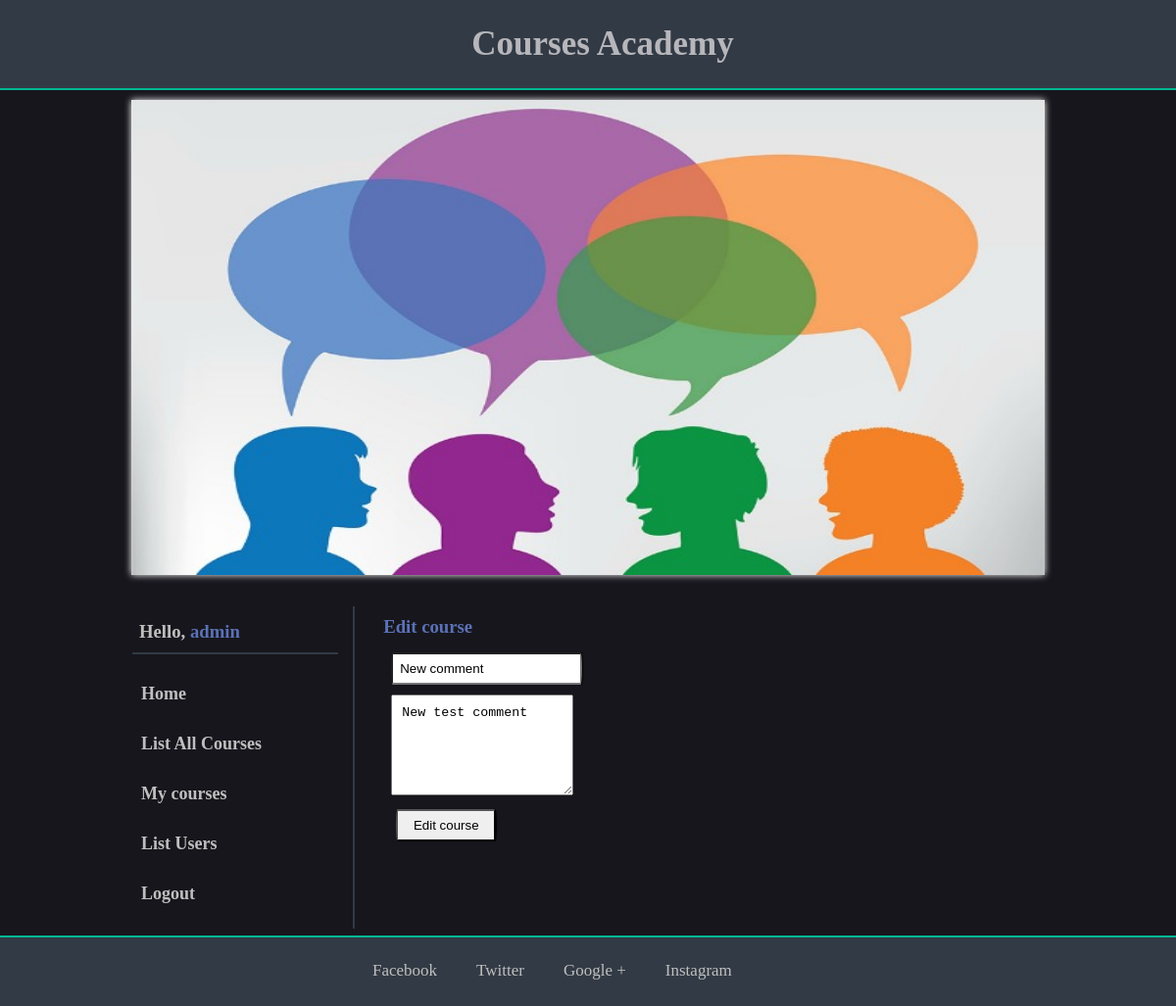
The page /edit_comment.php?id=10 (signed in) on the database as committed earlier.
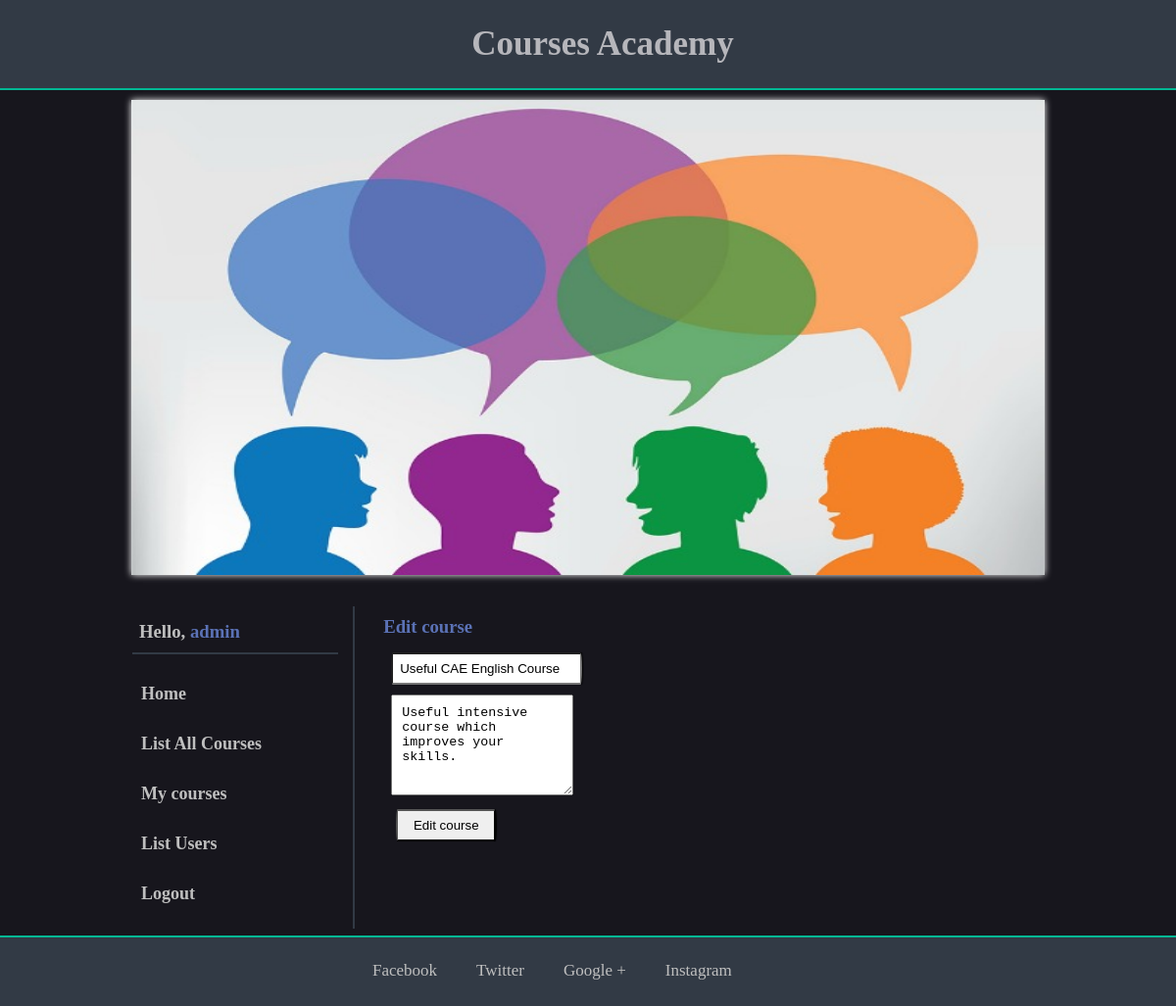
The same page on the database as committed later.
### tables this page shows
CREATE TABLE `comments` (
  `id` int(11) NOT NULL,
  `course_id` int(11) NOT NULL,
  `user_id` int(11) NOT NULL,
  `title` varchar(100) NOT NULL,
  `content` varchar(255) NOT NULL
);

### repositories/comments_repository.php (called while the page is built, shortened)
<?php
    require 'models/comment.php';
    class CommentsRepository
    {
        private $connection;
        function __construct()
        {
            $url = 'localhost';
            $dbUsername = 'root';
            $dbPassword = '';
            $dbName = 'coursesacademy';
            $this->connection = new mysqli($url, $dbUsername, $dbPassword, $dbName);
            mysqli_set_charset($this->connection, 'utf8');
        }
        function getById($id) {
            $comments = $this->getAll();
            foreach($comments as $c) {
                if($c->getId() == $id){
                    return $c;
                }
            }
            return null;
        }
        function getAll() {
            $result = $this->connection->query("SELECT * FROM `comments`");
            $comments = array();
            while($row = $result->fetch_assoc()) {
                $comment = new Comment();
                $comment->setId($row["id"]);
                $comment->setCourseId($row["course_id"]);
                $comment->setUserId($row["user_id"]);
                $comment->setTitle($row["title"]);
                $comment->setContent($row["content"]);
                array_push($comments, $comment);
            }
            return $comments;
        }
    }

### models/comment.php (called while the page is built, shortened)
<?php
   class Comment
   {
       private $id;
       private $title;
       private $content;
       public function getId()
       {
           return $this->id;
       }
       public function setId($id)
       {
           $this->id = $id;
       }
       public function getTitle()
       {
           return $this->title;
       }
       public function setTitle($title)
       {
           $this->title = $title;
       }
       public function getContent()
       {
           return $this->content;
       }
       public function setContent($content)
       {
           $this->content = $content;
       }
   }

### edit_comment.php (the view, shortened to what this page needs)
<?php
    require '/includes/header.php';
    require '/includes/sidebar.php';
?>
<?php
    require '/repositories/comments_repository.php';
    $commentsRepo = new CommentsRepository();
    $comment = $commentsRepo->getById($_GET["id"]);
    if ($_SERVER['REQUEST_METHOD'] === 'POST') :
        $comment->setTitle(htmlspecialchars(trim($_POST["title"])));
        $comment->setContent(htmlspecialchars(trim($_POST["content"])));
        $commentsRepo->update($comment);
        header("Location: comments.php?course_id=".$comment->getCourseId());
    else :
?>
        <div class="right">
            <h3>Edit course</h3>
            <div class="form">
                <form method="POST">
                    <input type="text" name="title" value="<?= $comment->getTitle() ?>" required /> <br>
                    <textarea name="content" required ><?= $comment->getContent() ?></textarea> </br  >
                    <input type="submit" class="submit" value="Edit course" />
                </form>
            </div>
        </div>
    <?php endif; ?>
<?php require '/includes/footer.php'; ?>

Rows that differ between the two databases and show on the page:
changed comments: title "New comment" → "Useful CAE English Course"; content "New test comment" → "Useful intensive course which improves your skills."
